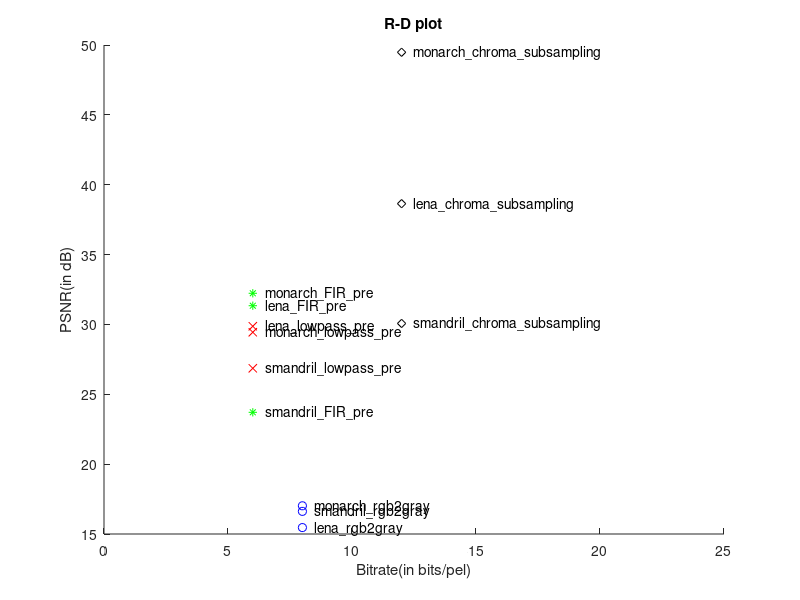

Source code (MATLAB):
%For rgb to gray compression
R = 8;
offset = [0.5, 0.2];
PSNR = 16.62;
figure;
hold on;
plot(R, PSNR, 'bo');
plot(R, 15.46, 'bo');
plot(R, 17.02, 'bo');
text(R + offset(1), PSNR, 'smandril\_rgb2gray');
text(R + offset(1), 15.46, 'lena\_rgb2gray');
text(R + offset(1), 17.02, 'monarch\_rgb2gray');
%For lowpass filter
R = 6;
order = ['lena', 'mandril', 'monarch'];
PSNR_notpre = [30.51, 27.62, 30.72];
PSNR_pre = [29.87, 26.86, 29.44];
plot(R, PSNR_pre(1), 'rx');
plot(R, PSNR_pre(2), 'rx');
plot(R, PSNR_pre(3), 'rx');
text(R + offset(1), PSNR_pre(1), 'lena\_lowpass\_pre');
text(R + offset(1), PSNR_pre(2), 'smandril\_lowpass\_pre');
text(R + offset(1), PSNR_pre(3), 'monarch\_lowpass\_pre');
%For FIR filter
R = 6;
order = ['lena', 'mandril', 'monarch'];
PSNR_pre = [31.34, 23.71, 32.23];
plot(R, PSNR_pre(1), 'g*');
plot(R, PSNR_pre(2), 'g*');
plot(R, PSNR_pre(3), 'g*');
text(R + offset(1), PSNR_pre(1), 'lena\_FIR\_pre');
text(R + offset(1), PSNR_pre(2), 'smandril\_FIR\_pre');
text(R + offset(1), PSNR_pre(3), 'monarch\_FIR\_pre');
%For Chroma subsampling
R = 12;
order = ['lena', 'mandril', 'monarch'];
PSNR_pre = [38.643, 30.07, 49.48];
plot(R, PSNR_pre(1), 'kd');
plot(R, PSNR_pre(2), 'kd');
plot(R, PSNR_pre(3), 'kd');
text(R + offset(1), PSNR_pre(1), 'lena\_chroma\_subsampling');
text(R + offset(1), PSNR_pre(2), 'smandril\_chroma\_subsampling');
text(R + offset(1), PSNR_pre(3), 'monarch\_chroma\_subsampling');

%Add title and label
hold off;
title('R-D plot');
xlim([0, 25]);;
xlabel('Bitrate(in bits/pel)');
ylabel('PSNR(in dB)');